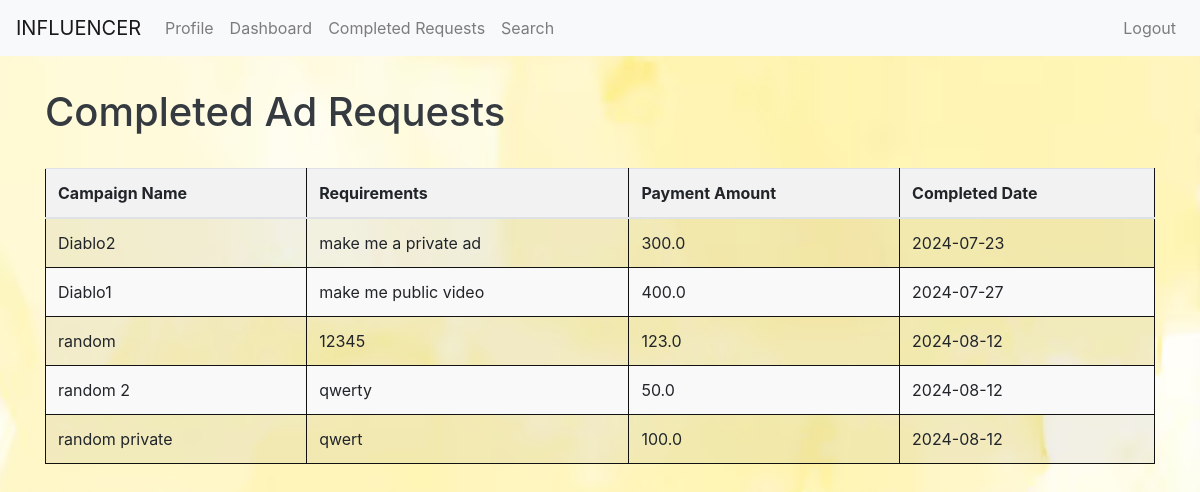
The app's page /influencer/completed_ad_requests (signed in) with its own data.
### app.py (models this page shows)
class AdRequest(db.Model):
    __tablename__ = 'ad_requests'
    id = db.Column(db.Integer, primary_key=True, autoincrement=True)
    campaign_id = db.Column(db.Integer, db.ForeignKey('campaigns.id'), nullable=False)
    influencer_id = db.Column(db.Integer, db.ForeignKey('users.id'), nullable=True)
    requirements = db.Column(db.Text)
    payment_amount = db.Column(db.Float)
    status = db.Column(db.String(50), nullable=False, default='pending')
    verification_link = db.Column(db.String(100), nullable=True)
    campaign = db.relationship('Campaign', backref=db.backref('campaign_ad_requests', lazy=True))
    influencer = db.relationship('User', backref=db.backref('influencer_ad_requests', lazy=True))
    __table_args__ = (
        UniqueConstraint('campaign_id', 'influencer_id', name='unique_campaign_influencer'),
    )

class Campaign(db.Model):
    __tablename__ = 'campaigns'
    id = db.Column(db.Integer, primary_key=True, autoincrement=True)
    name = db.Column(db.String(100), nullable=False)
    description = db.Column(db.Text)
    start_date = db.Column(db.Date)
    end_date = db.Column(db.Date)
    budget = db.Column(db.Float)
    visibility = db.Column(db.String(50), nullable=False)
    goals = db.Column(db.Text)
    sponsor_id = db.Column(db.Integer, db.ForeignKey('users.id'), nullable=False)
    niche = db.Column(db.String(50), nullable=False)
    flagged = db.Column(db.Boolean, default=False)
    ad_requests = db.relationship('AdRequest', backref='campaign_ad', lazy=True)

### app.py (the view)
@app.route('/influencer/completed_ad_requests')
def influencer_completed_ad_requests():
    if 'user_id' not in session or session.get('user_role') != 'influencer':
        return redirect(url_for('login'))
    user = User.query.get(session['user_id'])
    if user.flagged:
        flash('Your account is flagged. You cannot access Completed Ad Requests.', 'danger')
        return redirect(url_for('influencer_dashboard'))
    completed_ad_requests = db.session.query(AdRequest, Campaign).join(Campaign).filter(
        AdRequest.influencer_id == user.id,
        AdRequest.status == 'complete'
    ).all()
    return render_template('influencer_completed_ad_requests.html', user=user, completed_ad_requests=completed_ad_requests)

### templates/influencer_completed_ad_requests.html (shortened to what this page needs)
<!DOCTYPE html>
<html lang="en">
<head>
    <link rel="stylesheet" href="{{ url_for('static', filename='style.css') }}">
    <link href="https://maxcdn.bootstrapcdn.com/bootstrap/4.5.2/css/bootstrap.min.css" rel="stylesheet">
</head>
<body>
    <header>
        <nav class="navbar navbar-expand-lg navbar-light bg-light">
            <a class="navbar-brand" href="#">INFLUENCER</a>
            <div class="collapse navbar-collapse" id="navbarNav">
                <ul class="navbar-nav mr-auto">
                    <li class="nav-item">
                        <a class="nav-link" href="{{ url_for('influencer_profile') }}">Profile</a>
                    </li>
                    <li class="nav-item">
                        <a class="nav-link" href="{{ url_for('influencer_dashboard') }}">Dashboard</a>
                    </li>
                    <li class="nav-item">
                        <a class="nav-link" href="{{ url_for('influencer_completed_ad_requests') }}">Completed Requests</a>
                    </li>
                    <li class="nav-item">
                        <a class="nav-link" href="{{ url_for('search') }}">Search</a>
                    </li>
                </ul>
                <ul class="navbar-nav">
                    <li class="nav-item">
                        <a class="nav-link" href="{{ url_for('logout') }}">Logout</a>
                    </li>
                </ul>
            </div>
        </nav>
    </header>
    <main class="container">
        <h1>Completed Ad Requests</h1>
        <section>
            {% if completed_ad_requests %}
                <table class="table table-striped">
                    <thead>
                        <tr>
                            <th>Campaign Name</th>
                            <th>Requirements</th>
                            <th>Payment Amount</th>
                            <th>Completed Date</th>
                        </tr>
                    </thead>
                    <tbody>
                        {% for ad_request, campaign in completed_ad_requests %}
                            <tr>
                                <td>{{ campaign.name }}</td>
                                <td>{{ ad_request.requirements }}</td>
                                <td>{{ ad_request.payment_amount }}</td>
                                <td>{{ campaign.end_date }}</td>
                            </tr>
                        {% endfor %}
                    </tbody>
                </table>
            {% else %}
                <p>No completed ad requests.</p>
            {% endif %}
        </section>
    </main>
</body>
</html>

### static/style.css (style rules this page uses)
body { font-family: Arial, sans-serif; background-color: #f8f9fa; margin: 0; padding: 0; }
.navbar { display: flex; justify-content: space-between; align-items: center; background-color: #343a40; padding: 1rem; color: white; }
.container { padding: 2rem; }
h1 { font-size: 2.5rem; color: #343a40; }
section { margin-top: 2rem; }

### records on screen
AdRequest: name "Diablo2", requirements "make me a private ad", payment_amount "300.0", end_date "2024-07-23"
AdRequest: name "Diablo1", requirements "make me public video", payment_amount "400.0", end_date "2024-07-27"
AdRequest: name "random", requirements "12345", payment_amount "123.0", end_date "2024-08-12"
AdRequest: name "random 2", requirements "qwerty", payment_amount "50.0", end_date "2024-08-12"
AdRequest: name "random private", requirements "qwert", payment_amount "100.0", end_date "2024-08-12"
